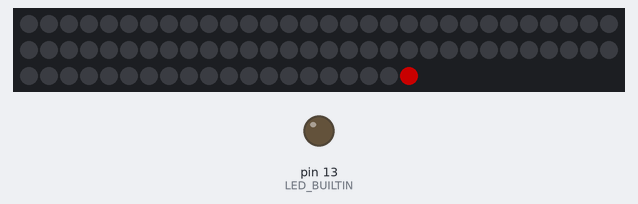
The sketch below on a simulated Arduino Uno, built with avr-gcc and run on an emulated ATmega328P. On the bench: 80 RGB LEDs in strip order, left to right, continuing on the next row, output pins drawn as LEDs (lit = HIGH). Dim RGB values are drawn brighter than linear.

Above: at 6.7 s.
At 36.26 s:
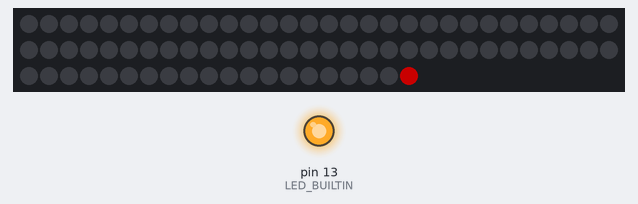
Timing chart, 0 to 37.9 s (numbered marks = the images above):
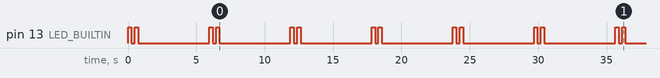

The sketch:

LED_polkadots.ino
```cpp
// LED_polkadots
//
// Joseph Jackson
// Sample code for FIRST FRC Team #3504, Girls of Steel
// Displays a light pattern, changing the color when a character is received over the serial port
//
// Works with the AndyMark AM-2640 LED Strip based on the WS2801 chipset
// This code requires that the fastspi library be put in your arduino\libraries folder

//https://code.google.com/p/fastspi/
//https://code.google.com/p/fastspi/wiki/CRGBreference
#include "FastLED.h"

// How many leds are in the strip? AndyMark's 2.5 meter strip has 80 leds
#define NUM_LEDS 80
//Remember on the AM-2640 LED strip's yellow wire is ground! (don't blame us they come that way)
// Data pin that led data will be written out over
#define DATA_PIN 11	//Green wire from AM-2640's power connector
// Clock pin SPI
#define CLOCK_PIN 13    //Blue wire from AM-2640's power connector

// Before a command character is sent to the serial port, it will be set to this constant
// Check for this value and set whatever light display you want for the "just powered on" state
#define POWER_UP (-1)

// This is an array of leds.  One item for each led in your strip.
CRGB leds[NUM_LEDS];
int command;
int prevCommand;
int foreground = 0;
uint32_t color;


// Debugging routine that blinks the small built-in LED on the Arduino board
// On the Arduino Ethernet, it's next to the green power LED by the power connector
void blink(int count)
{
  for (int i=0; i<count; i++) {
    digitalWrite(LED_BUILTIN, HIGH);   // turn the LED on (HIGH is the voltage level)
    delay(250);
    digitalWrite(LED_BUILTIN, LOW);    // turn the LED off by making the voltage LOW
    delay(250);
  }
  delay(750);
}

// This function sets up the leds and tells the controller about them
void setup()
{
  pinMode(LED_BUILTIN, OUTPUT);
  //blink(4);

  //This is the chipset in the AM-2640 LED strip
  FastLED.addLeds<WS2801, RGB>(leds, NUM_LEDS);
  FastLED.clear();
  // Set brightness from 1-100
  FastLED.setBrightness(80);

  // Open the serial port, configuring the speed to 9600 baud
  Serial.begin(9600);

  // Initialize the command and previous command to a special value
  command = prevCommand = POWER_UP;
  color = commandToColor(command);
}

// This function runs over and over, and is where you do the magic to light
// your leds.
void loop()
{
  blink(2);
  // If something has come in on the serial port, read it in
#if 0
  if (Serial.available() > 0) {
    command = Serial.read();
    // If the command is a carriage return, newline, or space,
    // ignore it by reverting to the previous command value
    // That way, print and println from the cRIO have the same effect
    if (command == '\r' || command == '\n' || command == ' ')
      command = prevCommand;
  }
  if (command != prevCommand) {
    // This is a good place to run code once per new command that comes in
    prevCommand = command;
    color = commandToColor(command);
  }
#else
  color = CRGB::Red;
#endif
  // This code runs once everytime through the loop regardless of whether a new command arrived
  // The function can't be an infinite loop or we'll never read more commands!!
//  alternate_colors(CRGB::White, color);
  color_chase(color, 100);
  // Slow the loop down to produce a visual effect that we can see (vs a general blur of color)
  delay(100);
}

// Translate a command (a single character sent over the serial cable) to a color
uint32_t commandToColor(int command)
{
  // Color constants are defined here:
  //https://code.google.com/p/fastspi/wiki/CRGBreference
  uint32_t color;
  switch(command) {
  case 'w':
    color = CRGB::White;
    break;
  // Include POWER_UP on whichever case should run at power-on
  case POWER_UP:
  case 'r':
    color = CRGB::Red;
    break;
  case 'b':
    color = CRGB::Blue;
    break;
  case 'g':
    color = CRGB::Green;
    break;
  default:
    // If an unknown command is sent, the default case will happen
    color = CRGB::Black;
  }
  return color;
}

// Set a pattern of foreground led, then two background colors, repeating.
// Over time, the foreground LED is moved up the line.
void alternate_colors(uint32_t fgcolor, uint32_t bgcolor)
{
  for(int led_number = 0; led_number < NUM_LEDS; led_number++)
  {
    if (led_number % 3 == foreground)
      leds[led_number] = fgcolor;
    else
      leds[led_number] = bgcolor;
  }
  FastLED.show();
  foreground = (foreground+1) % 3;
}

void color_chase(uint32_t color, uint8_t wait)
{
  FastLED.clear();
  FastLED.setBrightness(100);
  // Move a single led
  for(int led_number = 0; led_number < NUM_LEDS; led_number++)
  {
    // Turn our current led ON, then show the leds
    leds[led_number] = color;

    // Show the leds (only one of which is set to white, from above)
    FastLED.show();

    // Wait a little bit
    delay(50);

    // Turn our current led back to black for the next loop around
    leds[led_number] = CRGB::Black;
  }
}

//Move an "empty" dot down the strip
void missing_dot_chase(uint32_t color, uint8_t wait)
{
  int led_number;

  for (int led_brightness = 100; led_brightness > 10; led_brightness/=2)
  {
    FastLED.setBrightness(led_brightness);
    // Start by turning all pixels on:
    for(led_number = 0; led_number < NUM_LEDS; led_number++) leds[led_number] = color;

    // Then display one pixel at a time:
    for(led_number = 0; led_number < NUM_LEDS; led_number++)
    {
      leds[led_number] = CRGB::Black; // Set new pixel 'off'
      if( led_number > 0 && led_number < NUM_LEDS)
      {
        leds[led_number-1] = color; // Set previous pixel 'on'
      }
      FastLED.show();
      delay(wait);
    }
  }
}
```

Measured:
- by itself, pin 13 (LED_BUILTIN): repeats every 5.9 s: LOW 0.25 s, HIGH 0.25 s, LOW 5.2 s, HIGH 0.25 s
